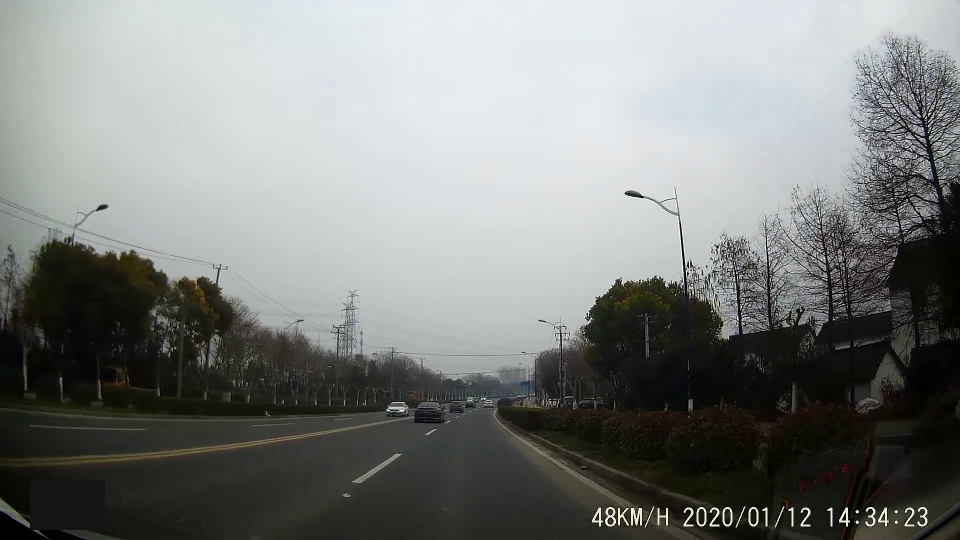
#> input picture cal_dist/frame_599.jpg, 1920 x 1080 px (shown at 1/2 size)
$ python lane.py   (older library calls are emulated)
#> lines starting #> are read from the running program, lines starting #| are printed output that depends on the picture; after the words box and inside, x2 and y2 are one past the last pixel; in counts of white or black regions, pixels touching at a corner belong together
### cam_tools.py
import numpy as np
import cv2

# [75 lines left out: functions findCBCorners, cal_undistort, get_M_Minv, not called in this run]

def warper(img, M):
    '''
    Perform image warping.
    Attributes:
        Inputs:
            - img: RGB image in vehicle view
            - M: perspective transform matrix(from vehicle view to bird's eye view)
        Outputs:
            - warped: img warped by M
    '''
    # Apply perspective transform
    # keep same size as input image
    warped = cv2.warpPerspective(img, M,(img.shape[1], img.shape[0]), flags=cv2.INTER_NEAREST)
    return warped

### lane.py
import numpy as np
import os
import matplotlib.pyplot as plt
import cv2
import utils
import tqdm
import cal_mtx as Mtrans
import scipy

from tqdm import tqdm
from scipy.sparse import csr_matrix

# [167 lines left out: functions find_line, choose_linebase, pipline_img, pipline_video, cal_distance, not called in this run]

if __name__ == '__main__':

    M = np.loadtxt('Output/M.txt')
    Minv = np.loadtxt('Output/Minv.txt')
    # [5 lines of commented-out code are left out]
    '''原图坐标点进行透视变换得到的垂直视角的变化'''
    import cal_mtx as Mtrans
    import utils

    img = cv2.imread('cal_dist/frame_599.jpg')
#> img is the input picture: shape (1080, 1920, 3); mean B, G, R 126.6, 128.9, 126.5
    left_points = np.loadtxt('cal_dist/frame599_1.txt',delimiter=',').reshape(2,-1)
    right_points = np.loadtxt('cal_dist/frame599_2.txt',delimiter=',').reshape(2,-1)
    # print(left_points)
    left_points_3d = np.concatenate([left_points,np.ones((1,left_points.shape[1]))],axis=0)
    right_points_3d = np.concatenate([right_points,np.ones((1,right_points.shape[1]))],axis=0)

    vertical_lefts = np.dot(M,left_points_3d)
    vertical_rights = np.dot(M,right_points_3d)
    '''standerize'''
    vertical_lefts = vertical_lefts/vertical_lefts[2,:]
    vertical_rights = vertical_rights/vertical_rights[2,:]

    vertical_left_points = vertical_lefts[:2,:].reshape(-1,2)
    vertical_right_points = vertical_rights[:2,:].reshape(-1,2)

    print(vertical_left_points)
    # [7 lines of commented-out code are left out]


    '''以下证明该计算方法是正确的，只需要，保证原始的手动标定的坐标符合有要求即可'''
    lp = np.loadtxt('cal_dist/left_points.txt')
    print(lp)
    lp_3d = np.concatenate([lp.T,np.ones((1,2))],axis = 0)
    lps = np.dot(M,lp_3d)
    lps = lps/lps[2,:]
    print(lps)

    lpv = lps[:2,:].T
    print(lpv)


    img_warped = Mtrans.warper(img,M)
#> in warper, `warped = cv2.warpPerspective(img, M,(img.shape[1], img.shape[0]), flag..`:
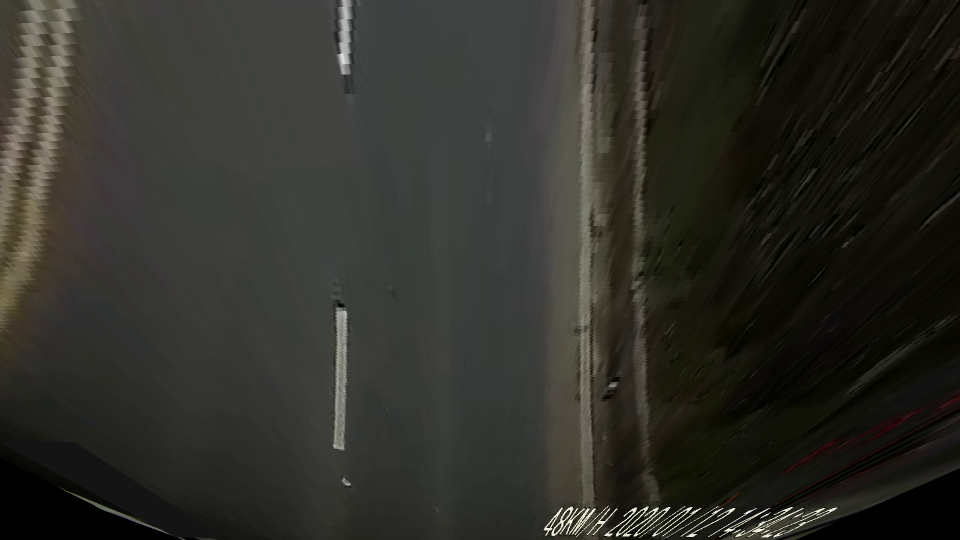
#> warped: shape (1080, 1920, 3) (shown at 1/2 size); mean B, G, R 40.5, 46.8, 47.1
    cv2.circle(img,tuple(np.around(lp[0,:]).astype(np.int)),5,(0,0,255),-1)
#> img: shape (1080, 1920, 3); under 0.01% of pixels changed, all inside (x1, y1, x2, y2) = (792, 903, 803, 914)
    cv2.circle(img,tuple(np.around(lp[1,:]).astype(np.int)),5,(0,0,255),-1)
#> img: shape (1080, 1920, 3); mean B, G, R 126.6, 128.9, 126.5
    cv2.circle(img_warped,tuple(np.around(lpv[0,:]).astype(np.int)),5,(0,0,255),-1)
#> img_warped: shape (1080, 1920, 3); under 0.01% of pixels changed, all inside (x1, y1, x2, y2) = (679, 621, 690, 632)
    cv2.circle(img_warped,tuple(np.around(lpv[1,:]).astype(np.int)),5,(0,0,255),-1)
#> img_warped: shape (1080, 1920, 3); mean B, G, R 40.5, 46.8, 47.1

    cv2.namedWindow("image", cv2.WINDOW_NORMAL | cv2.WINDOW_KEEPRATIO)
    cv2.resizeWindow("image", 1920, 1080)
    cv2.imshow('image',img)
    cv2.waitKey(0)
    cv2.destroyAllWindows()
    cv2.namedWindow("image", cv2.WINDOW_NORMAL | cv2.WINDOW_KEEPRATIO)
    cv2.resizeWindow("image", 1920, 1080)
    cv2.imshow('image',img_warped)
    cv2.waitKey(0)
    cv2.destroyAllWindows()
